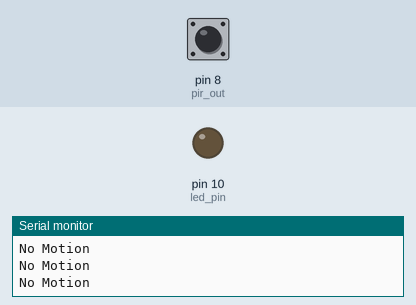
This sketch was run on a simulated Arduino Uno, built with avr-gcc and run on an emulated ATmega328P. On the bench: output pins drawn as LEDs (lit = HIGH), the last lines printed to the serial monitor. Dashed ring = blinking. The test bench sets the inputs (shaded band); at power-on: pin 8 (pir_out) LOW.

Above: at 1.2 s.
1.3 s: pin 8 (pir_out) driven HIGH
At 2.3 s:
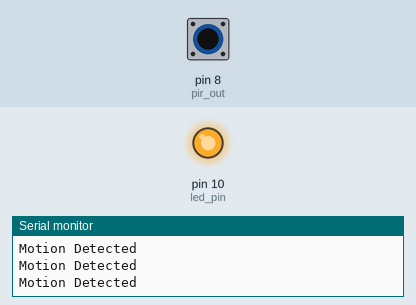
2.8 s: pin 8 (pir_out) driven LOW
At 3.3 s:
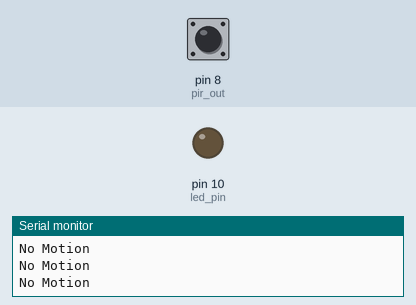
5.8 s: pin 8 (pir_out) pulsed HIGH 2 times (0.12 s each, 0.3 s apart)
At 6.17 s:
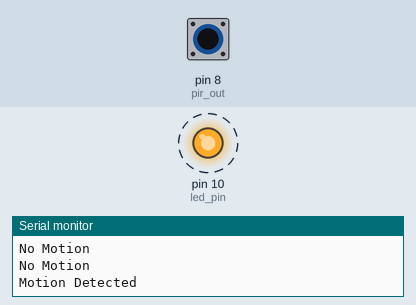
9.4 s: pin 8 (pir_out) pulsed HIGH 2 times (0.12 s each, 0.3 s apart)
At 10.9 s:
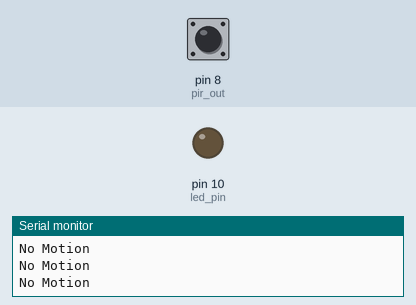
Timing chart, 0 to 12.4 s (numbered marks = the images above; inputs shaded):
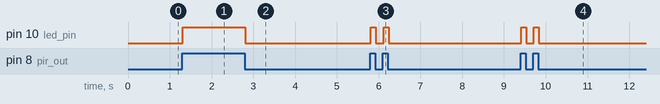

The sketch:

test_pir.ino
```cpp
const int pir_out = 8;
const int led_pin = 10;

void setup() {
    pinMode(pir_out, INPUT);
    pinMode(led_pin, OUTPUT);
    digitalWrite(pir_out, LOW);
    digitalWrite(led_pin, LOW);
    Serial.begin(9600);
}
int pir_trigger;
void loop() {
    pir_trigger = digitalRead(pir_out);
    if (pir_trigger == HIGH) {
        Serial.println("Motion Detected");
        digitalWrite(led_pin, HIGH);
    }
    else {
        Serial.println("No Motion");
        digitalWrite(led_pin, LOW);
    }
    delay(10);
}
```

Measured:
- after the input at 1.3 s, pin 10 (led_pin): LOW → HIGH at once
- after the input at 2.8 s, pin 10 (led_pin): HIGH → LOW at once
- after the input at 5.8 s, pin 10 (led_pin): alternates HIGH for 0.12 s and LOW for 0.19 s, 4 changes in all, then stays LOW, starting at once
- after the input at 9.4 s, pin 10 (led_pin): alternates HIGH for 0.12 s and LOW for 0.19 s, 4 changes in all, then stays LOW, starting at once
